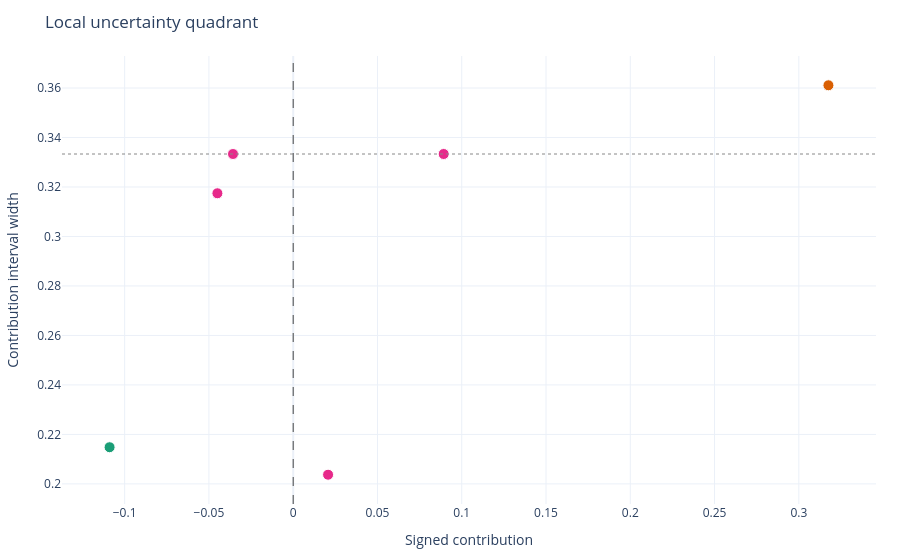
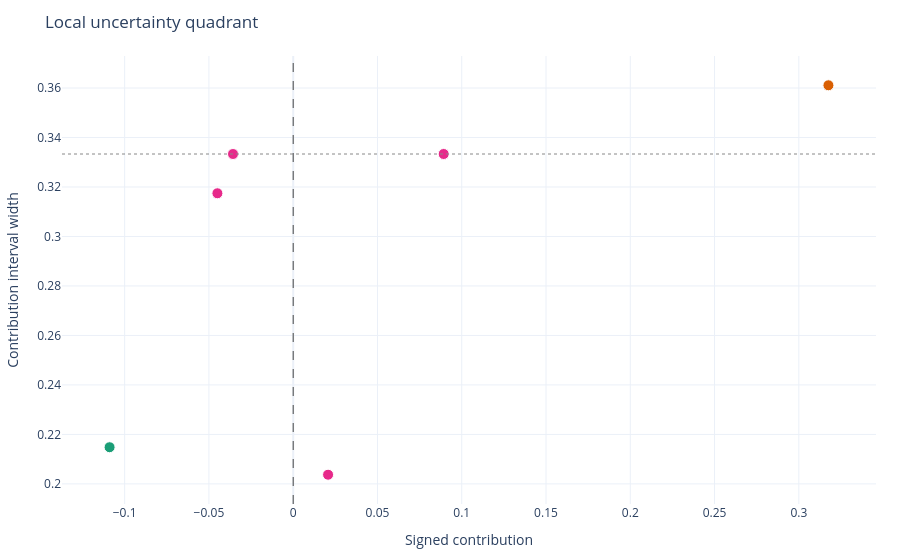

Write notebook code for charts like these, in order.
### Markdown cell above
Render the uncertainty quadrant by passing `style=STYLE_ID` to `explanation.plot`.
All layout options (`filter_top`, `sort_by`, etc.) are forwarded as keyword arguments.

### Code cell
result = classification_explanations.plot(
    style=STYLE_ID,
)
result.extras["figure"]

### Figure 1 — Plotly figure (JSON) as saved in the notebook; plotly's stock layout.template omitted (floating-point values rounded to 4 significant figures)
{"data": [{"customdata": [["13 > -0.37", "13", 0.7803, 0.3176, 0.1865, 0.5476, 0.3611, "large_uncertain"], ["10 > 0.29", "10", 0.6082, -0.1089, -0.2857, -0.0709, 0.2148, "robust_driver"], ["3 <= 1.75", "3", -0.9418, 0.08929, -0.119, 0.2143, 0.3333, "sign_uncertain"], ["8 <= 1.58", "8", -0.8931, 0.08929, -0.119, 0.2143, 0.3333, "sign_uncertain"], ["15 <= 0.72", "15", 0.1511, -0.04497, -0.2857, 0.03175, 0.3175, "sign_uncertain"], ["4 <= 0.49", "4", -0.5955, -0.03571, -0.2857, 0.04762, 0.3333, "sign_uncertain"], ["7 > -1.58", "7", -0.4351, -0.03571, -0.2857, 0.04762, 0.3333, "sign_uncertain"], ["2 > 0.29", "2", 0.8942, 0.0207, -0.119, 0.08466, 0.2037, "sign_uncertain"]], "hovertemplate": "rule: %{customdata[0]}<br>feature: %{customdata[1]}<br>value: %{customdata[2]}<br>contribution: %{customdata[3]:.6g}<br>low: %{customdata[4]:.6g}<br>high: %{customdata[5]:.6g}<br>interval width: %{customdata[6]:.6g}<br>status: %{customdata[7]}<extra></extra>", "marker": {"color": ["#d95f02", "#1b9e77", "#e7298a", "#e7298a", "#e7298a", "#e7298a", "#e7298a", "#e7298a"], "line": {"color": "white", "width": 1}, "size": 11}, "mode": "markers", "name": "rules", "type": "scatter", "x": [0.3176, -0.1089, 0.08929, 0.08929, -0.04497, -0.03571, -0.03571, 0.0207], "y": [0.3611, 0.2148, 0.3333, 0.3333, 0.3175, 0.3333, 0.3333, 0.2037]}], "layout": {"legend": {"title": {"text": "Status"}}, "margin": {"b": 56, "l": 60, "r": 24, "t": 56}, "shapes": [{"line": {"color": "#444444", "dash": "dash", "width": 1}, "type": "line", "x0": 0, "x1": 0, "xref": "x", "y0": 0, "y1": 1, "yref": "y domain"}, {"line": {"color": "#888888", "dash": "dot", "width": 1}, "type": "line", "x0": 0, "x1": 1, "xref": "x domain", "y0": 0.3333, "y1": 0.3333, "yref": "y"}], "title": {"text": "Local uncertainty quadrant"}, "xaxis": {"title": {"text": "Signed contribution"}}, "yaxis": {"title": {"text": "Contribution interval width"}}}}

### Figure 2 — Plotly figure (JSON) as saved in the notebook; plotly's stock layout.template omitted (floating-point values rounded to 4 significant figures)
{"data": [{"customdata": [["13 > -0.37", "13", 0.7803, 0.3176, 0.1865, 0.5476, 0.3611, "large_uncertain"], ["10 > 0.29", "10", 0.6082, -0.1089, -0.2857, -0.0709, 0.2148, "robust_driver"], ["3 <= 1.75", "3", -0.9418, 0.08929, -0.119, 0.2143, 0.3333, "sign_uncertain"], ["8 <= 1.58", "8", -0.8931, 0.08929, -0.119, 0.2143, 0.3333, "sign_uncertain"], ["15 <= 0.72", "15", 0.1511, -0.04497, -0.2857, 0.03175, 0.3175, "sign_uncertain"], ["4 <= 0.49", "4", -0.5955, -0.03571, -0.2857, 0.04762, 0.3333, "sign_uncertain"], ["7 > -1.58", "7", -0.4351, -0.03571, -0.2857, 0.04762, 0.3333, "sign_uncertain"], ["2 > 0.29", "2", 0.8942, 0.0207, -0.119, 0.08466, 0.2037, "sign_uncertain"]], "hovertemplate": "rule: %{customdata[0]}<br>feature: %{customdata[1]}<br>value: %{customdata[2]}<br>contribution: %{customdata[3]:.6g}<br>low: %{customdata[4]:.6g}<br>high: %{customdata[5]:.6g}<br>interval width: %{customdata[6]:.6g}<br>status: %{customdata[7]}<extra></extra>", "marker": {"color": ["#d95f02", "#1b9e77", "#e7298a", "#e7298a", "#e7298a", "#e7298a", "#e7298a", "#e7298a"], "line": {"color": "white", "width": 1}, "size": 11}, "mode": "markers", "name": "rules", "type": "scatter", "x": [0.3176, -0.1089, 0.08929, 0.08929, -0.04497, -0.03571, -0.03571, 0.0207], "y": [0.3611, 0.2148, 0.3333, 0.3333, 0.3175, 0.3333, 0.3333, 0.2037]}], "layout": {"legend": {"title": {"text": "Status"}}, "margin": {"b": 56, "l": 60, "r": 24, "t": 56}, "shapes": [{"line": {"color": "#444444", "dash": "dash", "width": 1}, "type": "line", "x0": 0, "x1": 0, "xref": "x", "y0": 0, "y1": 1, "yref": "y domain"}, {"line": {"color": "#888888", "dash": "dot", "width": 1}, "type": "line", "x0": 0, "x1": 1, "xref": "x domain", "y0": 0.3333, "y1": 0.3333, "yref": "y"}], "title": {"text": "Local uncertainty quadrant"}, "xaxis": {"title": {"text": "Signed contribution"}}, "yaxis": {"title": {"text": "Contribution interval width"}}}}
